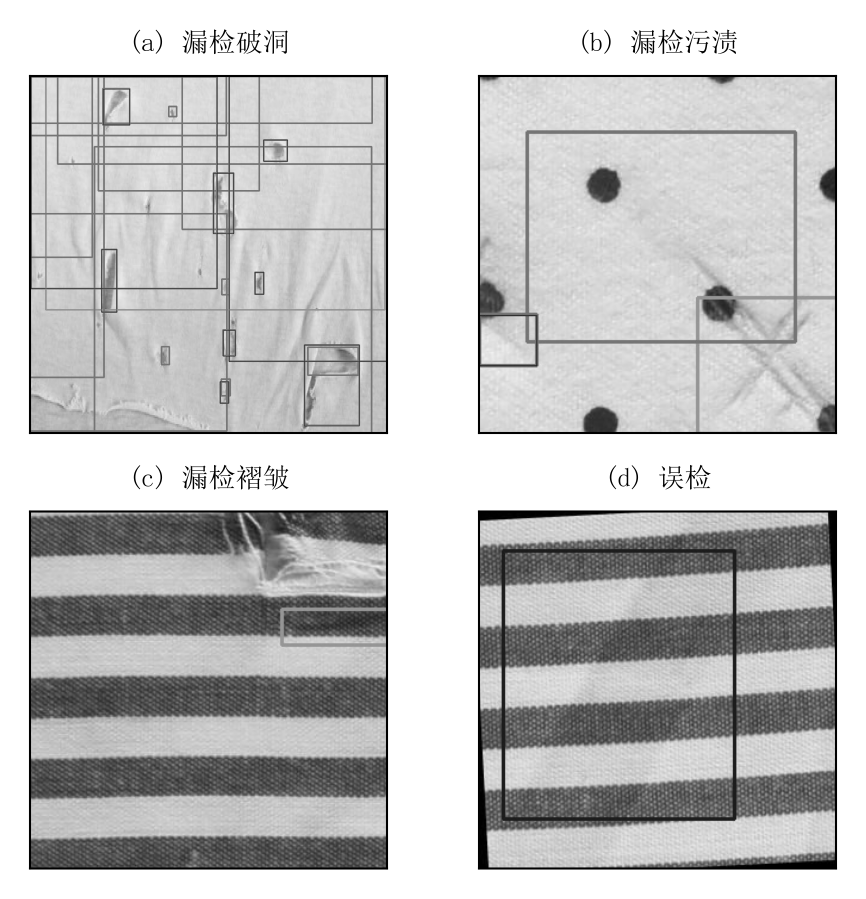
#> input picture paper_experiments/week5_mvp/图包_矢量图/fig4_error_cases_bw.tif, 1732 x 1797 px, given in place of fig4_error_cases_bw.png, which was not available (shown at 1/2 size)
$ python make_vector_figures.py
#> lines starting #> are read from the running program, lines starting #| are printed output that depends on the picture; pictures that were not available may be replaced by others from this repository, and a replacement may not be noted
### paper_experiments/week5_mvp/make_bw_figures.py
# -*- coding: utf-8 -*-
# 按《计算机工程与应用》要求重做论文插图：黑白、宽度<8cm、图字小6号宋体(6.5pt)
import csv
from pathlib import Path

import cv2
import matplotlib
matplotlib.use("Agg")
import matplotlib.pyplot as plt
import numpy as np
from matplotlib.patches import FancyArrowPatch, FancyBboxPatch

matplotlib.rcParams["font.sans-serif"] = ["SimSun", "宋体", "Microsoft YaHei"]
matplotlib.rcParams["axes.unicode_minus"] = False
matplotlib.rcParams["font.size"] = 6.5
matplotlib.rcParams["axes.edgecolor"] = "black"
matplotlib.rcParams["text.color"] = "black"
matplotlib.rcParams["axes.labelcolor"] = "black"
matplotlib.rcParams["xtick.color"] = "black"
matplotlib.rcParams["ytick.color"] = "black"
# 《计算机工程与应用》要求：横、纵坐标的刻度线置于坐标轴内侧
matplotlib.rcParams["xtick.direction"] = "in"
matplotlib.rcParams["ytick.direction"] = "in"
matplotlib.rcParams["xtick.top"] = False
matplotlib.rcParams["ytick.right"] = False

W = 3.15  # 8cm 宽
OUT = Path(r"E:\CodeBase_YangJunJie\Paper\paper_experiments\week5_mvp")
W2 = Path(r"E:\CodeBase_YangJunJie\Paper\paper_experiments\week4_experiments")
W1 = Path(r"E:\CodeBase_YangJunJie\Paper\paper_experiments\week2_test_relabel")


# ---------- 图1 框架图 ----------
def fig_framework():
    fig, ax = plt.subplots(figsize=(W, 2.9))
    ax.set_xlim(-0.35, 10.35); ax.set_ylim(2.55, 10.2); ax.axis("off")

    def box(x, y, w, h, text):
        ax.add_patch(FancyBboxPatch((x, y), w, h, boxstyle="round,pad=0.06",
                                    fc="white", ec="black", lw=0.8))
        ax.text(x + w / 2, y + h / 2, text, ha="center", va="center", fontsize=6.5, linespacing=1.5)

    def arrow(x1, y1, x2, y2):
        ax.add_patch(FancyArrowPatch((x1, y1), (x2, y2), arrowstyle="-|>",
                                     mutation_scale=6, lw=0.8, color="black",
                                     shrinkA=0, shrinkB=0))

    box(3.5, 9.35, 3.0, 0.72, "输入图像")
    arrow(5.0, 9.35, 5.0, 9.02)
    box(2.8, 8.10, 4.4, 0.92, "YOLOv11 检测（权重冻结）\n输出类别/边框/置信度")
    arrow(5.0, 8.10, 5.0, 7.55)
    box(2.8, 6.72, 4.4, 0.83, "置信度路由（阈值 T）")
    arrow(2.8, 7.14, 1.80, 7.14)
    arrow(7.2, 7.14, 8.10, 7.14)
    ax.text(2.30, 7.32, "C≥T", ha="center", fontsize=6)
    ax.text(7.65, 7.32, "C<T", ha="center", fontsize=6)
    box(0.05, 6.62, 1.75, 1.04, "直接接受\nYOLO 结果")
    box(8.10, 6.62, 1.85, 1.04, "局部裁剪\n+尺度提示")
    arrow(9.02, 6.62, 9.02, 5.85)
    box(8.10, 4.88, 1.85, 0.97, "多模态大模型\n复核")
    arrow(8.10, 5.36, 7.20, 5.36)
    box(2.8, 4.88, 4.4, 0.97, "结果融合\n（保留/剔除+类别纠错）")
    arrow(5.0, 4.88, 5.0, 4.35)
    box(3.5, 3.58, 3.0, 0.77, "最终缺陷框")
    arrow(0.98, 6.62, 0.98, 5.36)
    arrow(0.98, 5.36, 2.8, 5.36)
    plt.savefig(OUT / "fig1_framework_bw.png", dpi=600, bbox_inches="tight", pad_inches=0.02)
#> in _savefig, `fig.savefig(PKG / f"{stem}.png", dpi=600, bbox_inches="tight", pad_inc..`:
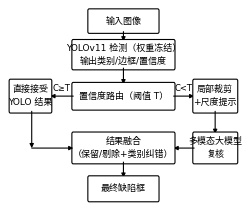
#> figure drawn by matplotlib, 1 panel
    plt.close()


# ---------- 图2 置信度-错误率 ----------
def fig_h1():
    data = [
        (0.15, 171, 0.287), (0.25, 90, 0.211), (0.35, 57, 0.298), (0.45, 50, 0.380),
        (0.55, 81, 0.185), (0.65, 165, 0.152), (0.75, 154, 0.123), (0.85, 196, 0.082), (0.95, 70, 0.086)]
    fig, axes = plt.subplots(2, 1, figsize=(W, 3.4))
    xs = [d[0] for d in data]; ns = [d[1] for d in data]; es = [d[2] for d in data]
    axes[0].bar(xs, ns, width=0.08, facecolor="0.75", edgecolor="black", lw=0.6)
    axes[0].set_xlabel("检测置信度", fontsize=6.5)
    axes[0].set_ylabel("检测框数量", fontsize=6.5)
    axes[0].set_xlim(0.05, 1.0)
    axes[0].tick_params(labelsize=6)
    axes[1].bar(xs, es, width=0.08, facecolor="white", edgecolor="black", lw=0.6, hatch="///")
    axes[1].plot(xs, es, "o-", color="black", lw=0.8, ms=2.5)
    axes[1].set_xlabel("检测置信度", fontsize=6.5)
    axes[1].set_ylabel("误检率", fontsize=6.5)
    axes[1].set_xlim(0.05, 1.0); axes[1].set_ylim(0, 0.55)
    axes[1].tick_params(labelsize=6)
    for ax, t in zip(axes, ["(a) 置信度分布", "(b) 置信度与误检率"]):
        ax.text(0.02, 0.88, t, transform=ax.transAxes, fontsize=6.5)
    plt.tight_layout()
    plt.savefig(OUT / "fig2_h1_bw.png", dpi=600, bbox_inches="tight")
#> in _savefig (call 2), `fig.savefig(PKG / f"{stem}.png", dpi=600, bbox_inches="tight", pad_inc..`:
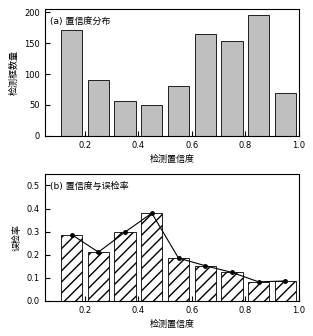
#> figure drawn by matplotlib, 2 panels; panel 1: tallest bar 196 high, from x = 0.81 to 0.89; panel 2: tallest bar 0.38 high, from x = 0.41 to 0.49
    plt.close()


# ---------- 图3 Pareto ----------
def fig_pareto():
    sweep = [(0.12, 0.549), (0.31, 0.562), (0.48, 0.576), (0.75, 0.599), (1.30, 0.623)]
    fig, ax = plt.subplots(figsize=(W, 2.6))
    x = [s[0] for s in sweep]; y = [s[1] for s in sweep]
    ax.plot(x, y, "o-", color="black", lw=0.9, ms=3)
    offs = [(4, 3), (4, 3), (4, 3), (4, 3), (-18, 2)]
    for (xi, yi), t, o in zip(sweep, ["0.3", "0.4", "0.5", "0.6", "0.7"], offs):
        ax.annotate("T=" + t, (xi, yi), textcoords="offset points", xytext=o, fontsize=6,
                    bbox=dict(fc="white", ec="none", pad=0.6))
    ax.set_xlabel("大模型调用次数 / 幅", fontsize=6.5)
    ax.set_ylabel("F1（类别严格）", fontsize=6.5)
    ax.set_xlim(0.0, 1.45); ax.set_ylim(0.543, 0.630)
    ax.tick_params(labelsize=6)
    ax.grid(ls=":", lw=0.4, color="0.6")
    plt.tight_layout()
    plt.savefig(OUT / "fig3_pareto_bw.png", dpi=600, bbox_inches="tight")
#> in _savefig (call 3), `fig.savefig(PKG / f"{stem}.png", dpi=600, bbox_inches="tight", pad_inc..`:
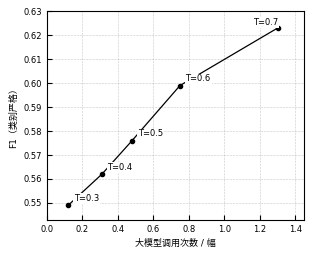
#> figure drawn by matplotlib, 1 panel
    plt.close()


# ---------- 图4 错误案例（2×2，灰度） ----------
# [23 lines left out: function fig_errors, not called in this run]


# [5 lines that do not run on import are left out]

### paper_experiments/week5_mvp/make_vector_figures.py
# -*- coding: utf-8 -*-
"""导出《计算机工程与应用》要求的图包：坐标图/框架图给可编辑矢量图（PDF/EPS），
图像类图给不小于 300 dpi 的位图（TIF/PNG）。

绘图代码复用 make_bw_figures.py（不重写、不改动原脚本），
只把 plt.savefig 重定向到本目录下的“图包_矢量图”文件夹。

用法：
    python make_vector_figures.py
"""
from pathlib import Path

import matplotlib
matplotlib.use("Agg")
import matplotlib.pyplot as plt
from PIL import Image

import make_bw_figures as M

HERE = Path(__file__).resolve().parent
PKG = HERE / "图包_矢量图"
PKG.mkdir(exist_ok=True)

VECTOR = {"fig1_framework_bw", "fig2_h1_bw", "fig3_pareto_bw"}
_saved = []


def _savefig(path, **kw):
    """替换 plt.savefig：矢量图存 PDF+EPS（同时保留 600 dpi PNG）。"""
    stem = Path(path).stem
    fig = plt.gcf()
    fig.savefig(PKG / f"{stem}.png", dpi=600, bbox_inches="tight", pad_inches=0.02)
    if stem in VECTOR:
        for ext in ("pdf", "eps"):
            fig.savefig(PKG / f"{stem}.{ext}", format=ext,
                        bbox_inches="tight", pad_inches=0.02)
    _saved.append(stem)


plt.savefig = _savefig

if __name__ == "__main__":
    M.fig_framework()
    M.fig_h1()
    M.fig_pareto()
    print("矢量图已导出:", ", ".join(_saved))

    # 图 4 为图像类插图：整幅图直接来自 600 dpi 位图，另存 TIF 供排版使用
    src = M.OUT / "fig4_error_cases_bw.png"
    im = Image.open(src)
#> im is the input picture: PIL image 1732x1797 RGBA; mean R, G, B, A 196, 196, 196, 255
    tif = PKG / "fig4_error_cases_bw.tif"
    im.save(tif, dpi=(600, 600), compression="tiff_lzw")
    im.save(PKG / "fig4_error_cases_bw.png", dpi=(600, 600))
    print("位图已导出: fig4_error_cases_bw.tif  %.0f x %.0f px, dpi=%s"
          % (im.size[0], im.size[1], im.info.get("dpi")))
#| 位图已导出: fig4_error_cases_bw.tif  1732 x 1797 px, dpi=(600.0, 600.0)
    print("\n图包目录:", PKG)
    for f in sorted(PKG.iterdir()):
        print("   %-28s %8.1f KB" % (f.name, f.stat().st_size / 1024))
